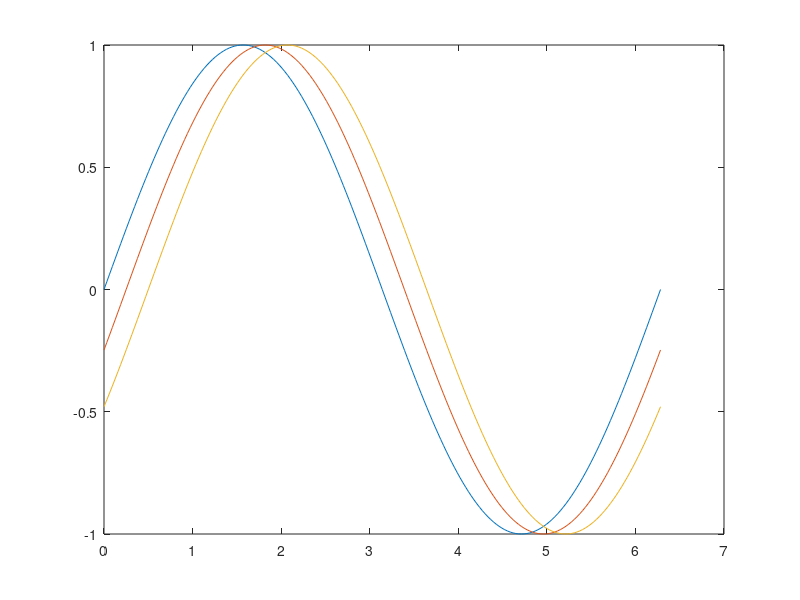

Recreate this plot in MATLAB.
x1 = 0:pi/100:2*pi;
y1 = sin(x1);
plot(x1, y1,'--')
xlabel('x')
ylabel('sinx')

y2 = sin(x1-0.25);
y3 = sin(x1-0.5);


plot(x1,y1,x1,y2,x1,y3)